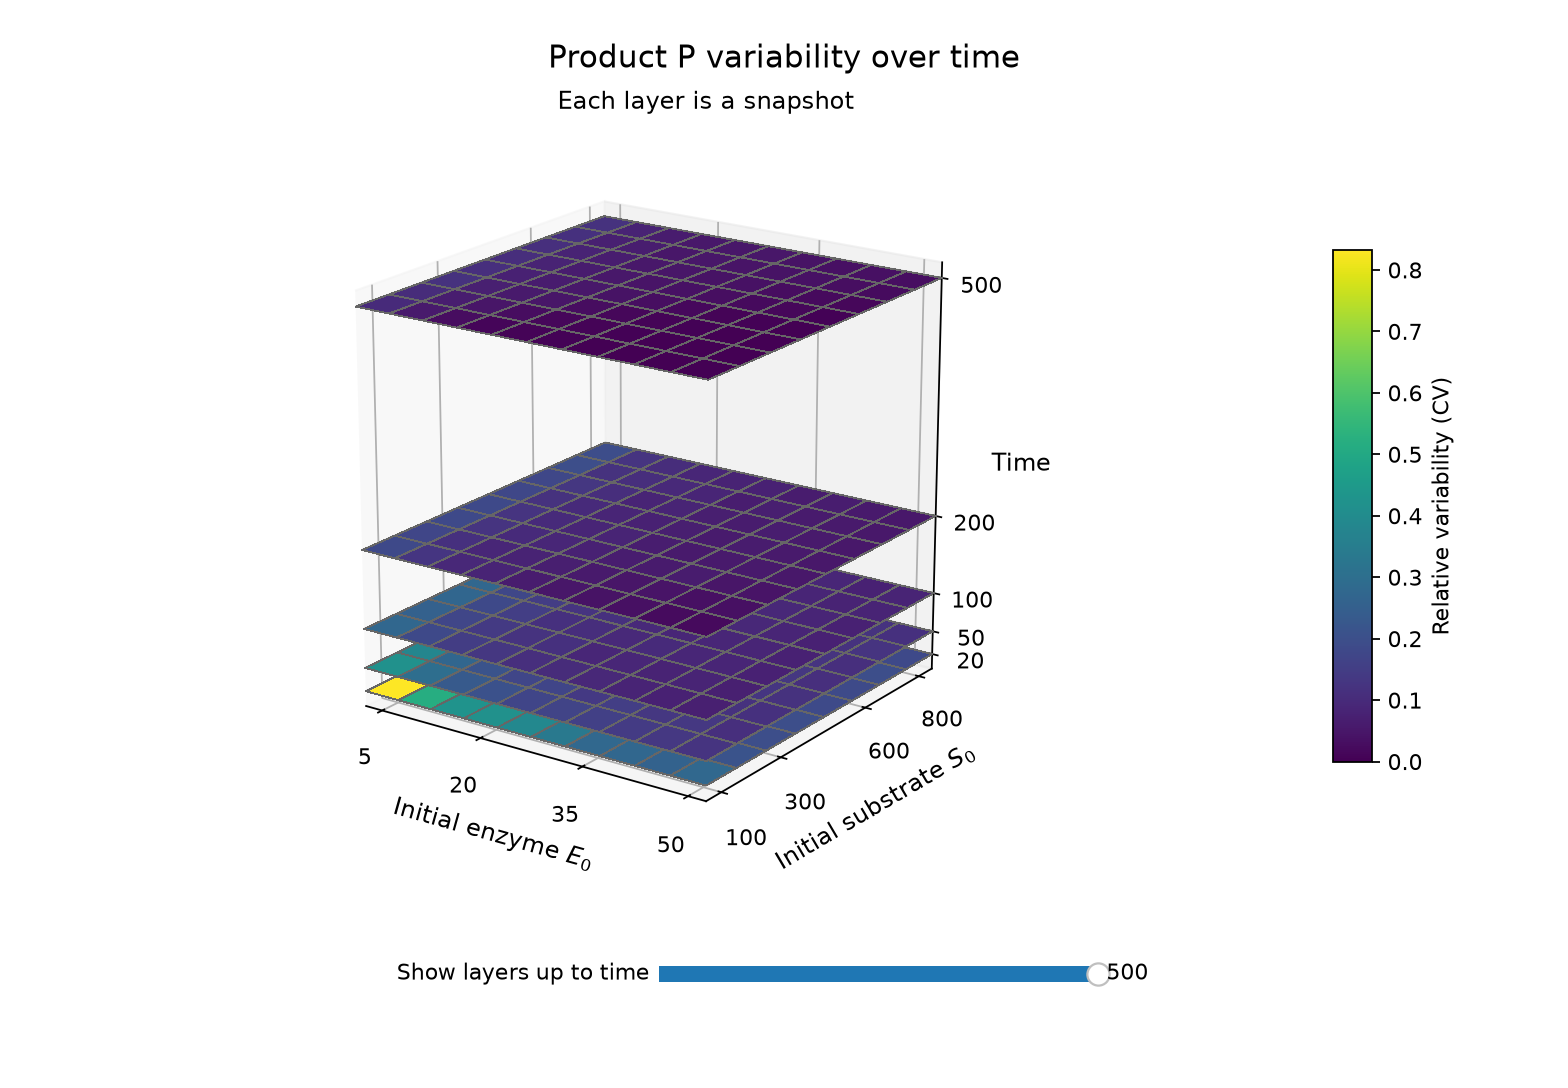

Write the Python code that produced this figure.
import matplotlib.pyplot as plt
from matplotlib.colors import Normalize
from matplotlib.widgets import Slider
import numpy as np


def cell_edges(values):
    values = np.asarray(values, dtype=float)
    if len(values) == 1:
        return np.array([values[0]-.5, values[0]+.5])
    middle = (values[:-1]+values[1:])/2
    return np.r_[2*values[0]-middle[0], middle, 2*values[-1]-middle[-1]]


def draw_surface(E0_values, S0_values, CVbyTime, timeValues,
                 observationTime, species, sliceWidth=0):
    E0_values, S0_values = np.asarray(E0_values), np.asarray(S0_values)
    timeValues = np.asarray(timeValues)
    fig = plt.figure(2, figsize=(9.8, 6.8), facecolor='white')
    fig.clear()
    ax = fig.add_axes([.06, .22, .70, .65], projection='3d')
    enzyme, substrate = np.meshgrid(cell_edges(E0_values), cell_edges(S0_values))
    finite = CVbyTime[np.isfinite(CVbyTime)]
    maximum = finite.max() if finite.size and finite.max() > 0 else 1
    norm = Normalize(0, maximum)
    cmap = plt.get_cmap('viridis').copy()
    cmap.set_bad('lightgray')
    ax.set(xlabel=r'Initial enzyme $E_0$', ylabel=r'Initial substrate $S_0$',
           zlabel='Time', xlim=(enzyme.min(), enzyme.max()),
           ylim=(substrate.min(), substrate.max()))
    low, high = min(timeValues), max(timeValues)
    margin = (high-low)*.04 if high > low else 1
    ax.set_zlim(low-margin, high+margin)
    ax.set_xticks(E0_values[np.unique(np.rint(np.linspace(0, len(E0_values)-1, 4)).astype(int))])
    ax.set_yticks(S0_values[np.unique(np.rint(np.linspace(0, len(S0_values)-1, 4)).astype(int))])
    ax.set_zticks(timeValues)
    ax.set_box_aspect((1, 1, 1.05))
    ax.view_init(elev=19, azim=-55)
    ax.tick_params(labelsize=10)
    for label in (ax.xaxis.label, ax.yaxis.label, ax.zaxis.label):
        label.set_size(11)
    cax = fig.add_axes([.85, .30, .025, .47])
    fig.colorbar(plt.cm.ScalarMappable(norm=norm, cmap=cmap), cax=cax,
                 label='Relative variability (CV)')
    names = {'E': 'Free enzyme E', 'S': 'Free substrate S',
             'ES': 'Complex ES', 'P': 'Product P'}
    fig.suptitle(f'{names[species]} variability over time', fontsize=14, y=.96)
    subtitle = ('Each layer is a snapshot' if sliceWidth == 0 else
                f'Each layer uses preceding {sliceWidth:g}-unit run averages')
    fig.text(.45, .90, subtitle, ha='center', fontsize=11)
    layers = []

    def change_time(top):
        for layer in layers:
            layer.remove()
        layers.clear()
        for i, time in enumerate(timeValues):
            if time <= top:
                colors = cmap(norm(np.ma.masked_invalid(CVbyTime[:, :, i])))
                layers.append(ax.plot_surface(enzyme, substrate,
                    np.full_like(enzyme, time), facecolors=colors,
                    rstride=1, cstride=1, shade=False, linewidth=.35,
                    edgecolor=(.4, .4, .4), antialiased=False))
        fig.canvas.draw_idle()

    slider_ax = fig.add_axes([.42, .09, .28, .03])
    slider = Slider(slider_ax, 'Show layers up to time', low,
                    high if high > low else low+1, valinit=high,
                    valstep=timeValues, valfmt='%g')
    slider.on_changed(change_time)
    change_time(high)
    fig._time_slider = slider
    fig._time_layers = layers
    fig._cv_norm = norm
    return fig
